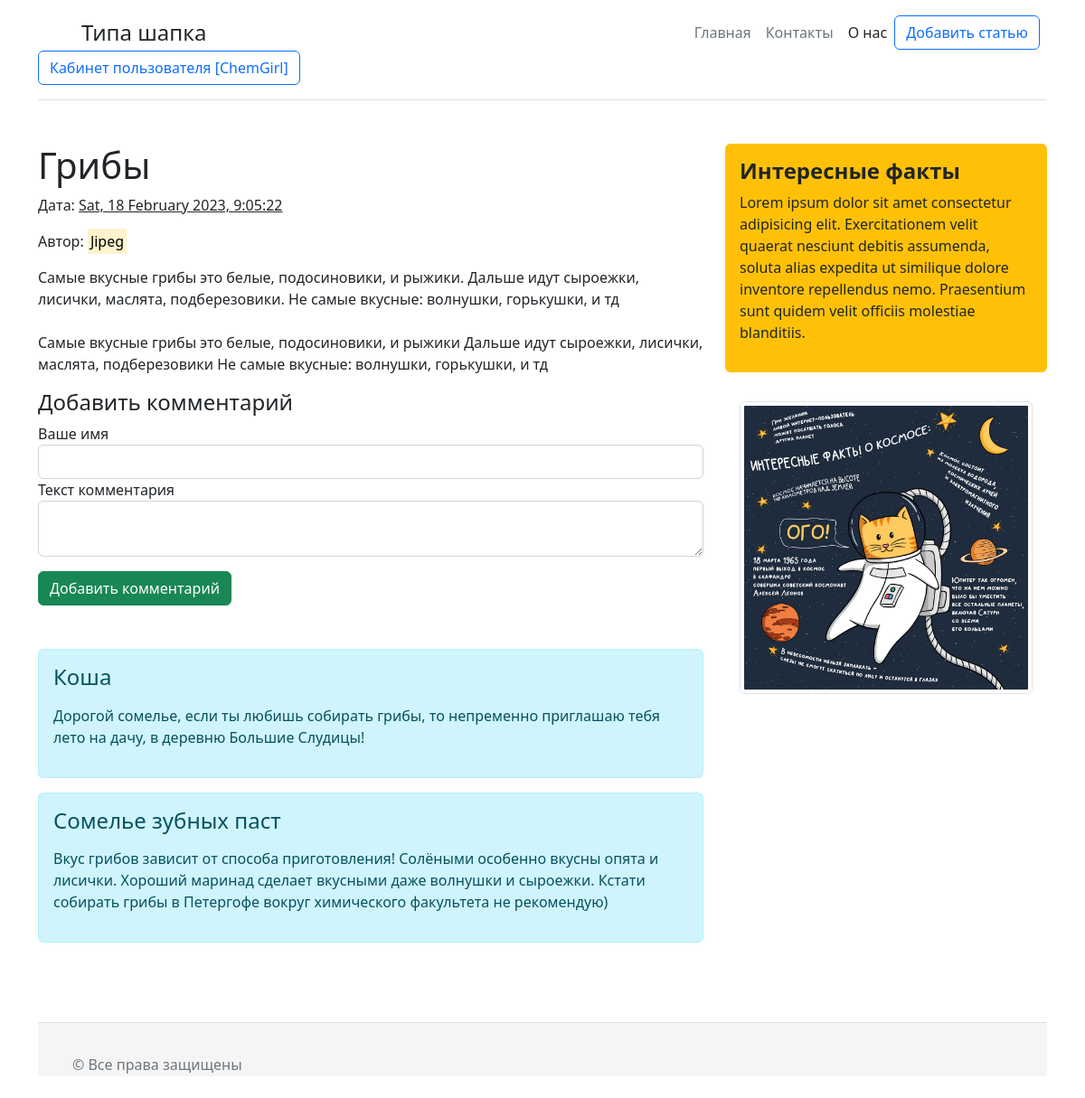
Screenshot of /articles.php?id=1 (signed in) with the database file from the repository.
### tables this page shows
CREATE TABLE `articles` (
  `id` int(11) NOT NULL,
  `title` varchar(255) NOT NULL,
  `intro` text NOT NULL,
  `text` text NOT NULL,
  `date` int(30) NOT NULL,
  `author` varchar(50) NOT NULL
);

CREATE TABLE `comments` (
  `id` int(11) UNSIGNED NOT NULL,
  `username` varchar(25) NOT NULL,
  `mess` text NOT NULL,
  `article_id` int(11) UNSIGNED NOT NULL
);

### articles.php (the view, shortened to what this page needs)
<!DOCTYPE html>
<html lang="en">
<head>
<?php
require_once 'db/db1.php';
$sql = 'SELECT * from articles WHERE `id` =:id';
$query = $pdo->prepare($sql);
$id = $_GET['id'];
$query->execute(['id' => $id]);
$article = $query->fetch(PDO::FETCH_OBJ);
require 'blocks/head.php';
?>
</head>
<body>
<?php require 'blocks/header.php'; ?>
<main class="container mt-5">
  <div class="row">
      <div class="col-md-8 mb-5">
          <div class="jumbotron">
            <h1><?=$article->title?></h1>
            <p>Дата: <u><?=date("D, j F Y, G:i:s", $article->date)?></u></p>
            <p>Автор: <mark><?=$article->author?></mark></p>
            <p>
                <?=$article->intro?>
                <br><br>
                <?=$article->text?>
            </p>
          </div>
          <h4>Добавить комментарий</h4>
          <form method="post" action="articles.php?id=<?=$article->id?>">
            <label for="username">Ваше имя</label>
            <input type="text" name="username" id="username" class="form-control">
            <label for="mess">Текст комментария</label>
            <textarea name="mess" id="mess" class="form-control"></textarea>
            <button type="submit" id="addComment" class="btn btn-success mt-3 mb-5">Добавить комментарий</button>
          </form>
          <?php
            $sql = 'SELECT * FROM comments WHERE `article_id` = :id ORDER BY `id` DESC';
            $query = $pdo->prepare($sql);
            $query->execute(['id' => $_GET['id']]);
            $comments = $query->fetchAll(PDO::FETCH_OBJ);
            foreach ($comments as $comment) {
              echo "<div class='alert alert-info'>
                <h4 class='mb-3'>$comment->username</h4>
                <p>$comment->mess</p>
              </div>";
            }
          ?>
      </div>
      <?php require 'blocks/aside.php'; ?>
  </div>
</main>
<?php require 'blocks/footer.php'; ?>
</body>
</html>

### rows the page displays
articles: title "Грибы", date "Sat, 18 February 2023, 9:05:22", author "Jipeg", intro "Самые вкусные грибы это белые, подосиновики, и рыжики. Дальше идут сыроежки, лисички, маслята, подберезовики. Не самые вкусные: волнушки, горькушки, и тд", text "Самые вкусные грибы это белые, подосиновики, и рыжики Дальше идут сыроежки, лисички, маслята, подберезовики Не самые вкусные: волнушки, горькушки, и тд"
comments: username "Коша", mess "Дорогой сомелье, если ты любишь собирать грибы, то непременно приглашаю тебя лето на дачу, в деревню Большие Слудицы!"
comments: username "Сомелье зубных паст", mess "Вкус грибов зависит от способа приготовления! Солёными особенно вкусны опята и лисички. Хороший маринад сделает вкусными даже волнушки и сыроежки. Кстати собирать грибы в Петергофе вокруг химического факультета не рекомендую)"

### other values shown
$_COOKIE['log'] "ChemGirl"
